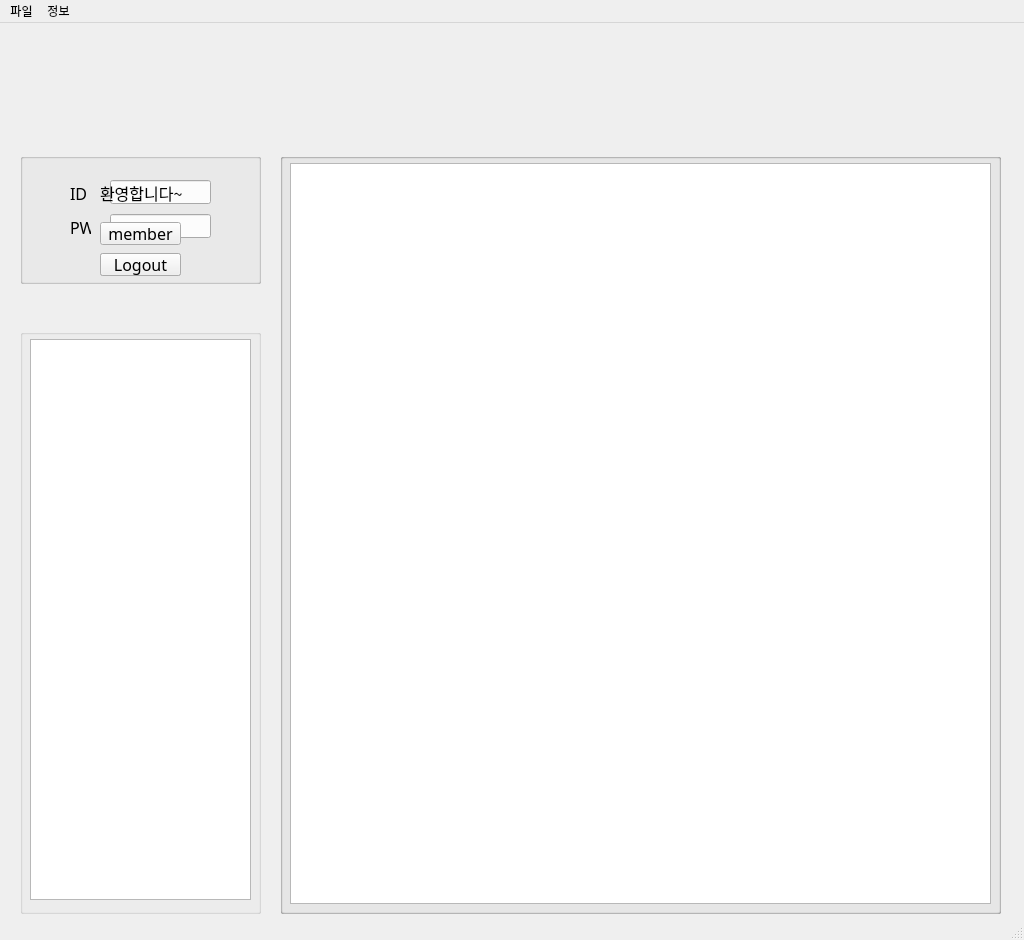
<?xml version="1.0" encoding="UTF-8"?>
<ui version="4.0">
 <class>DB_project</class>
 <widget class="QMainWindow" name="DB_project">
  <property name="geometry">
   <rect>
    <x>0</x>
    <y>0</y>
    <width>1024</width>
    <height>940</height>
   </rect>
  </property>
  <property name="minimumSize">
   <size>
    <width>1024</width>
    <height>940</height>
   </size>
  </property>
  <property name="maximumSize">
   <size>
    <width>1024</width>
    <height>940</height>
   </size>
  </property>
  <property name="windowTitle">
   <string>DB_project</string>
  </property>
  <property name="styleSheet">
   <string notr="true"/>
  </property>
  <widget class="QWidget" name="centralWidget">
   <widget class="QGroupBox" name="login_group">
    <property name="enabled">
     <bool>true</bool>
    </property>
    <property name="geometry">
     <rect>
      <x>20</x>
      <y>130</y>
      <width>241</width>
      <height>131</height>
     </rect>
    </property>
    <property name="title">
     <string/>
    </property>
    <widget class="QLabel" name="id_lab">
     <property name="geometry">
      <rect>
       <x>50</x>
       <y>32</y>
       <width>21</width>
       <height>16</height>
      </rect>
     </property>
     <property name="font">
      <font>
       <family>Blippo Blk BT</family>
       <pointsize>12</pointsize>
      </font>
     </property>
     <property name="text">
      <string>ID</string>
     </property>
    </widget>
    <widget class="QLabel" name="pw_lab">
     <property name="geometry">
      <rect>
       <x>50</x>
       <y>66</y>
       <width>21</width>
       <height>16</height>
      </rect>
     </property>
     <property name="font">
      <font>
       <family>Blippo Blk BT</family>
       <pointsize>12</pointsize>
      </font>
     </property>
     <property name="text">
      <string>PW</string>
     </property>
    </widget>
    <widget class="QPushButton" name="login_btn">
     <property name="geometry">
      <rect>
       <x>80</x>
       <y>100</y>
       <width>81</width>
       <height>23</height>
      </rect>
     </property>
     <property name="font">
      <font>
       <family>Blippo Blk BT</family>
       <pointsize>12</pointsize>
      </font>
     </property>
     <property name="cursor">
      <cursorShape>PointingHandCursor</cursorShape>
     </property>
     <property name="text">
      <string>Login</string>
     </property>
    </widget>
    <widget class="QLineEdit" name="id_txt">
     <property name="geometry">
      <rect>
       <x>90</x>
       <y>27</y>
       <width>101</width>
       <height>24</height>
      </rect>
     </property>
     <property name="font">
      <font>
       <family>나눔바른고딕</family>
      </font>
     </property>
     <property name="echoMode">
      <enum>QLineEdit::Normal</enum>
     </property>
    </widget>
    <widget class="QLineEdit" name="pw_txt">
     <property name="geometry">
      <rect>
       <x>90</x>
       <y>61</y>
       <width>101</width>
       <height>24</height>
      </rect>
     </property>
     <property name="font">
      <font>
       <family>나눔바른고딕</family>
      </font>
     </property>
     <property name="echoMode">
      <enum>QLineEdit::Password</enum>
     </property>
    </widget>
   </widget>
   <widget class="QGroupBox" name="inbody_info_1">
    <property name="geometry">
     <rect>
      <x>280</x>
      <y>130</y>
      <width>721</width>
      <height>761</height>
     </rect>
    </property>
    <property name="title">
     <string/>
    </property>
    <widget class="QLabel" name="inbody_img">
     <property name="geometry">
      <rect>
       <x>10</x>
       <y>13</y>
       <width>701</width>
       <height>741</height>
      </rect>
     </property>
     <property name="autoFillBackground">
      <bool>false</bool>
     </property>
     <property name="styleSheet">
      <string notr="true"/>
     </property>
     <property name="text">
      <string/>
     </property>
    </widget>
   </widget>
   <widget class="QGroupBox" name="guest_list">
    <property name="geometry">
     <rect>
      <x>20</x>
      <y>306</y>
      <width>241</width>
      <height>585</height>
     </rect>
    </property>
    <property name="title">
     <string/>
    </property>
    <widget class="QTableView" name="guest_table">
     <property name="geometry">
      <rect>
       <x>10</x>
       <y>10</y>
       <width>221</width>
       <height>561</height>
      </rect>
     </property>
     <property name="baseSize">
      <size>
       <width>1000</width>
       <height>0</height>
      </size>
     </property>
     <property name="font">
      <font>
       <family>나눔바른고딕</family>
      </font>
     </property>
     <property name="autoScrollMargin">
      <number>15</number>
     </property>
     <property name="selectionMode">
      <enum>QAbstractItemView::SingleSelection</enum>
     </property>
     <property name="selectionBehavior">
      <enum>QAbstractItemView::SelectRows</enum>
     </property>
     <property name="iconSize">
      <size>
       <width>0</width>
       <height>0</height>
      </size>
     </property>
     <attribute name="horizontalHeaderDefaultSectionSize">
      <number>65</number>
     </attribute>
    </widget>
   </widget>
   <widget class="QGroupBox" name="s_login_group">
    <property name="geometry">
     <rect>
      <x>20</x>
      <y>130</y>
      <width>241</width>
      <height>131</height>
     </rect>
    </property>
    <property name="title">
     <string/>
    </property>
    <widget class="QLabel" name="id_lab_5">
     <property name="geometry">
      <rect>
       <x>80</x>
       <y>15</y>
       <width>91</width>
       <height>50</height>
      </rect>
     </property>
     <property name="font">
      <font>
       <family>Blippo Blk BT</family>
       <pointsize>12</pointsize>
      </font>
     </property>
     <property name="text">
      <string>환영합니다~</string>
     </property>
    </widget>
    <widget class="QPushButton" name="login_btn_5">
     <property name="geometry">
      <rect>
       <x>80</x>
       <y>100</y>
       <width>81</width>
       <height>23</height>
      </rect>
     </property>
     <property name="font">
      <font>
       <family>Blippo Blk BT</family>
       <pointsize>12</pointsize>
      </font>
     </property>
     <property name="cursor">
      <cursorShape>PointingHandCursor</cursorShape>
     </property>
     <property name="text">
      <string>Logout</string>
     </property>
    </widget>
    <widget class="QPushButton" name="add_member_btn">
     <property name="geometry">
      <rect>
       <x>80</x>
       <y>69</y>
       <width>81</width>
       <height>23</height>
      </rect>
     </property>
     <property name="font">
      <font>
       <family>Blippo Blk BT</family>
       <pointsize>12</pointsize>
      </font>
     </property>
     <property name="cursor">
      <cursorShape>PointingHandCursor</cursorShape>
     </property>
     <property name="text">
      <string>member</string>
     </property>
    </widget>
   </widget>
   <widget class="QGroupBox" name="inbody_info_2">
    <property name="geometry">
     <rect>
      <x>280</x>
      <y>130</y>
      <width>721</width>
      <height>761</height>
     </rect>
    </property>
    <property name="title">
     <string/>
    </property>
    <widget class="QLabel" name="inbody_paper">
     <property name="enabled">
      <bool>true</bool>
     </property>
     <property name="geometry">
      <rect>
       <x>88</x>
       <y>13</y>
       <width>701</width>
       <height>741</height>
      </rect>
     </property>
     <property name="text">
      <string/>
     </property>
    </widget>
    <widget class="QProgressBar" name="weight_progressBar">
     <property name="geometry">
      <rect>
       <x>190</x>
       <y>275</y>
       <width>330</width>
       <height>10</height>
      </rect>
     </property>
     <property name="maximum">
      <number>210</number>
     </property>
     <property name="value">
      <number>0</number>
     </property>
     <property name="textVisible">
      <bool>false</bool>
     </property>
    </widget>
    <widget class="QProgressBar" name="s_muscle_progressBar">
     <property name="geometry">
      <rect>
       <x>190</x>
       <y>305</y>
       <width>330</width>
       <height>10</height>
      </rect>
     </property>
     <property name="maximum">
      <number>180</number>
     </property>
     <property name="value">
      <number>0</number>
     </property>
     <property name="textVisible">
      <bool>false</bool>
     </property>
    </widget>
    <widget class="QProgressBar" name="body_fat_progressBar">
     <property name="geometry">
      <rect>
       <x>190</x>
       <y>335</y>
       <width>330</width>
       <height>10</height>
      </rect>
     </property>
     <property name="maximum">
      <number>580</number>
     </property>
     <property name="value">
      <number>0</number>
     </property>
     <property name="textVisible">
      <bool>false</bool>
     </property>
    </widget>
    <widget class="QProgressBar" name="bmi_progressBar">
     <property name="geometry">
      <rect>
       <x>190</x>
       <y>405</y>
       <width>330</width>
       <height>10</height>
      </rect>
     </property>
     <property name="maximum">
      <number>60</number>
     </property>
     <property name="value">
      <number>0</number>
     </property>
     <property name="textVisible">
      <bool>false</bool>
     </property>
    </widget>
    <widget class="QProgressBar" name="p_body_fat_progressBar">
     <property name="geometry">
      <rect>
       <x>190</x>
       <y>435</y>
       <width>330</width>
       <height>10</height>
      </rect>
     </property>
     <property name="maximum">
      <number>63</number>
     </property>
     <property name="value">
      <number>0</number>
     </property>
     <property name="textVisible">
      <bool>false</bool>
     </property>
    </widget>
    <widget class="QProgressBar" name="waist_hip_progressBar">
     <property name="geometry">
      <rect>
       <x>190</x>
       <y>467</y>
       <width>330</width>
       <height>10</height>
      </rect>
     </property>
     <property name="maximum">
      <number>1</number>
     </property>
     <property name="value">
      <number>0</number>
     </property>
     <property name="textVisible">
      <bool>false</bool>
     </property>
    </widget>
    <widget class="QProgressBar" name="righta_progressBar">
     <property name="geometry">
      <rect>
       <x>193</x>
       <y>540</y>
       <width>241</width>
       <height>10</height>
      </rect>
     </property>
     <property name="maximum">
      <number>200</number>
     </property>
     <property name="value">
      <number>0</number>
     </property>
     <property name="textVisible">
      <bool>false</bool>
     </property>
    </widget>
    <widget class="QProgressBar" name="lefta_progressBar">
     <property name="geometry">
      <rect>
       <x>193</x>
       <y>585</y>
       <width>241</width>
       <height>10</height>
      </rect>
     </property>
     <property name="maximum">
      <number>200</number>
     </property>
     <property name="value">
      <number>0</number>
     </property>
     <property name="textVisible">
      <bool>false</bool>
     </property>
    </widget>
    <widget class="QProgressBar" name="body_progressBar">
     <property name="geometry">
      <rect>
       <x>193</x>
       <y>630</y>
       <width>241</width>
       <height>10</height>
      </rect>
     </property>
     <property name="maximum">
      <number>150</number>
     </property>
     <property name="value">
      <number>0</number>
     </property>
     <property name="textVisible">
      <bool>false</bool>
     </property>
    </widget>
    <widget class="QProgressBar" name="rightf_progressBar">
     <property name="geometry">
      <rect>
       <x>193</x>
       <y>680</y>
       <width>241</width>
       <height>10</height>
      </rect>
     </property>
     <property name="maximum">
      <number>150</number>
     </property>
     <property name="value">
      <number>0</number>
     </property>
     <property name="textVisible">
      <bool>false</bool>
     </property>
    </widget>
    <widget class="QProgressBar" name="leftf_progressBar">
     <property name="geometry">
      <rect>
       <x>193</x>
       <y>720</y>
       <width>241</width>
       <height>10</height>
      </rect>
     </property>
     <property name="maximum">
      <number>150</number>
     </property>
     <property name="value">
      <number>0</number>
     </property>
     <property name="textVisible">
      <bool>false</bool>
     </property>
    </widget>
    <widget class="QLabel" name="ID_label">
     <property name="geometry">
      <rect>
       <x>120</x>
       <y>40</y>
       <width>56</width>
       <height>12</height>
      </rect>
     </property>
     <property name="text">
      <string/>
     </property>
    </widget>
    <widget class="QLabel" name="AGE_label">
     <property name="geometry">
      <rect>
       <x>230</x>
       <y>40</y>
       <width>60</width>
       <height>12</height>
      </rect>
     </property>
     <property name="text">
      <string/>
     </property>
    </widget>
    <widget class="QLabel" name="HEIGHT_label">
     <property name="geometry">
      <rect>
       <x>310</x>
       <y>40</y>
       <width>56</width>
       <height>12</height>
      </rect>
     </property>
     <property name="text">
      <string/>
     </property>
    </widget>
    <widget class="QLabel" name="GENDER_label">
     <property name="geometry">
      <rect>
       <x>370</x>
       <y>40</y>
       <width>56</width>
       <height>12</height>
      </rect>
     </property>
     <property name="text">
      <string/>
     </property>
    </widget>
    <widget class="QLabel" name="date_time_label">
     <property name="geometry">
      <rect>
       <x>420</x>
       <y>40</y>
       <width>141</width>
       <height>12</height>
      </rect>
     </property>
     <property name="text">
      <string/>
     </property>
    </widget>
    <widget class="QLabel" name="wicell_label">
     <property name="geometry">
      <rect>
       <x>195</x>
       <y>102</y>
       <width>56</width>
       <height>12</height>
      </rect>
     </property>
     <property name="text">
      <string/>
     </property>
    </widget>
    <widget class="QLabel" name="wocell_label">
     <property name="geometry">
      <rect>
       <x>195</x>
       <y>127</y>
       <width>56</width>
       <height>12</height>
      </rect>
     </property>
     <property name="text">
      <string/>
     </property>
    </widget>
    <widget class="QLabel" name="protein_label">
     <property name="geometry">
      <rect>
       <x>195</x>
       <y>153</y>
       <width>56</width>
       <height>12</height>
      </rect>
     </property>
     <property name="text">
      <string/>
     </property>
    </widget>
    <widget class="QLabel" name="mineral_label">
     <property name="geometry">
      <rect>
       <x>195</x>
       <y>177</y>
       <width>56</width>
       <height>12</height>
      </rect>
     </property>
     <property name="text">
      <string/>
     </property>
    </widget>
    <widget class="QLabel" name="body_fat_label">
     <property name="geometry">
      <rect>
       <x>195</x>
       <y>203</y>
       <width>56</width>
       <height>12</height>
      </rect>
     </property>
     <property name="text">
      <string/>
     </property>
    </widget>
    <widget class="QLabel" name="Wbody_label">
     <property name="geometry">
      <rect>
       <x>260</x>
       <y>110</y>
       <width>56</width>
       <height>12</height>
      </rect>
     </property>
     <property name="text">
      <string/>
     </property>
    </widget>
    <widget class="QLabel" name="muscle_label">
     <property name="geometry">
      <rect>
       <x>330</x>
       <y>130</y>
       <width>56</width>
       <height>12</height>
      </rect>
     </property>
     <property name="text">
      <string/>
     </property>
    </widget>
    <widget class="QLabel" name="osseous_label">
     <property name="geometry">
      <rect>
       <x>310</x>
       <y>180</y>
       <width>56</width>
       <height>12</height>
      </rect>
     </property>
     <property name="text">
      <string/>
     </property>
    </widget>
    <widget class="QLabel" name="add_body_fat_label">
     <property name="geometry">
      <rect>
       <x>400</x>
       <y>130</y>
       <width>56</width>
       <height>12</height>
      </rect>
     </property>
     <property name="text">
      <string/>
     </property>
    </widget>
    <widget class="QLabel" name="weight_label">
     <property name="geometry">
      <rect>
       <x>480</x>
       <y>150</y>
       <width>31</width>
       <height>16</height>
      </rect>
     </property>
     <property name="text">
      <string/>
     </property>
    </widget>
    <widget class="QLabel" name="NR_wicell_label">
     <property name="geometry">
      <rect>
       <x>530</x>
       <y>100</y>
       <width>71</width>
       <height>16</height>
      </rect>
     </property>
     <property name="text">
      <string/>
     </property>
    </widget>
    <widget class="QLabel" name="NR_wocell_label">
     <property name="geometry">
      <rect>
       <x>530</x>
       <y>125</y>
       <width>71</width>
       <height>16</height>
      </rect>
     </property>
     <property name="text">
      <string/>
     </property>
    </widget>
    <widget class="QLabel" name="NR_protein_label">
     <property name="geometry">
      <rect>
       <x>530</x>
       <y>150</y>
       <width>71</width>
       <height>16</height>
      </rect>
     </property>
     <property name="text">
      <string/>
     </property>
    </widget>
    <widget class="QLabel" name="NR_mineral_label">
     <property name="geometry">
      <rect>
       <x>530</x>
       <y>175</y>
       <width>71</width>
       <height>16</height>
      </rect>
     </property>
     <property name="text">
      <string/>
     </property>
    </widget>
    <widget class="QLabel" name="NR_body_fat_label">
     <property name="geometry">
      <rect>
       <x>530</x>
       <y>200</y>
       <width>71</width>
       <height>16</height>
      </rect>
     </property>
     <property name="text">
      <string/>
     </property>
    </widget>
    <widget class="QLabel" name="NR_weight_label">
     <property name="geometry">
      <rect>
       <x>530</x>
       <y>265</y>
       <width>71</width>
       <height>16</height>
      </rect>
     </property>
     <property name="text">
      <string/>
     </property>
    </widget>
    <widget class="QLabel" name="NR_s_muscle_label">
     <property name="geometry">
      <rect>
       <x>530</x>
       <y>295</y>
       <width>71</width>
       <height>16</height>
      </rect>
     </property>
     <property name="text">
      <string/>
     </property>
    </widget>
    <widget class="QLabel" name="NR_body_fat_label_2">
     <property name="geometry">
      <rect>
       <x>530</x>
       <y>325</y>
       <width>71</width>
       <height>16</height>
      </rect>
     </property>
     <property name="text">
      <string/>
     </property>
    </widget>
    <widget class="QLabel" name="NR_bmi_label">
     <property name="geometry">
      <rect>
       <x>530</x>
       <y>395</y>
       <width>71</width>
       <height>16</height>
      </rect>
     </property>
     <property name="text">
      <string/>
     </property>
    </widget>
    <widget class="QLabel" name="NR_p_body_fat__label">
     <property name="geometry">
      <rect>
       <x>530</x>
       <y>425</y>
       <width>71</width>
       <height>16</height>
      </rect>
     </property>
     <property name="text">
      <string/>
     </property>
    </widget>
    <widget class="QLabel" name="NR_waist_hip__label">
     <property name="geometry">
      <rect>
       <x>530</x>
       <y>460</y>
       <width>71</width>
       <height>16</height>
      </rect>
     </property>
     <property name="text">
      <string/>
     </property>
    </widget>
    <widget class="QLabel" name="SE_righta_label">
     <property name="geometry">
      <rect>
       <x>450</x>
       <y>540</y>
       <width>31</width>
       <height>16</height>
      </rect>
     </property>
     <property name="text">
      <string/>
     </property>
    </widget>
    <widget class="QLabel" name="SE_righta_label_2">
     <property name="geometry">
      <rect>
       <x>490</x>
       <y>540</y>
       <width>31</width>
       <height>16</height>
      </rect>
     </property>
     <property name="text">
      <string/>
     </property>
    </widget>
    <widget class="QLabel" name="SE_lefta_label">
     <property name="geometry">
      <rect>
       <x>450</x>
       <y>580</y>
       <width>31</width>
       <height>16</height>
      </rect>
     </property>
     <property name="text">
      <string/>
     </property>
    </widget>
    <widget class="QLabel" name="SE_lefta_label_2">
     <property name="geometry">
      <rect>
       <x>490</x>
       <y>580</y>
       <width>31</width>
       <height>16</height>
      </rect>
     </property>
     <property name="text">
      <string/>
     </property>
    </widget>
    <widget class="QLabel" name="SE_body_label">
     <property name="geometry">
      <rect>
       <x>450</x>
       <y>625</y>
       <width>31</width>
       <height>16</height>
      </rect>
     </property>
     <property name="text">
      <string/>
     </property>
    </widget>
    <widget class="QLabel" name="SE_body_label_2">
     <property name="geometry">
      <rect>
       <x>490</x>
       <y>625</y>
       <width>31</width>
       <height>16</height>
      </rect>
     </property>
     <property name="text">
      <string/>
     </property>
    </widget>
    <widget class="QLabel" name="SE_rightf_label">
     <property name="geometry">
      <rect>
       <x>450</x>
       <y>670</y>
       <width>31</width>
       <height>16</height>
      </rect>
     </property>
     <property name="text">
      <string/>
     </property>
    </widget>
    <widget class="QLabel" name="SE_rightf_label_2">
     <property name="geometry">
      <rect>
       <x>490</x>
       <y>670</y>
       <width>31</width>
       <height>16</height>
      </rect>
     </property>
     <property name="text">
      <string/>
     </property>
    </widget>
    <widget class="QLabel" name="SE_leftf_label">
     <property name="geometry">
      <rect>
       <x>450</x>
       <y>715</y>
       <width>31</width>
       <height>16</height>
      </rect>
     </property>
     <property name="text">
      <string/>
     </property>
    </widget>
    <widget class="QLabel" name="SE_leftf_label_2">
     <property name="geometry">
      <rect>
       <x>490</x>
       <y>715</y>
       <width>31</width>
       <height>16</height>
      </rect>
     </property>
     <property name="text">
      <string/>
     </property>
    </widget>
    <widget class="QLabel" name="edema_label">
     <property name="geometry">
      <rect>
       <x>530</x>
       <y>720</y>
       <width>31</width>
       <height>16</height>
      </rect>
     </property>
     <property name="text">
      <string/>
     </property>
    </widget>
    <widget class="QLabel" name="edema_label_2">
     <property name="geometry">
      <rect>
       <x>570</x>
       <y>720</y>
       <width>31</width>
       <height>16</height>
      </rect>
     </property>
     <property name="text">
      <string/>
     </property>
    </widget>
   </widget>
   <widget class="QGroupBox" name="inbody_info_3">
    <property name="geometry">
     <rect>
      <x>280</x>
      <y>130</y>
      <width>721</width>
      <height>761</height>
     </rect>
    </property>
    <property name="title">
     <string/>
    </property>
    <widget class="QTableView" name="inbody_info_list">
     <property name="geometry">
      <rect>
       <x>10</x>
       <y>10</y>
       <width>701</width>
       <height>741</height>
      </rect>
     </property>
     <property name="font">
      <font>
       <family>나눔바른고딕</family>
      </font>
     </property>
     <property name="selectionMode">
      <enum>QAbstractItemView::SingleSelection</enum>
     </property>
     <property name="selectionBehavior">
      <enum>QAbstractItemView::SelectRows</enum>
     </property>
     <attribute name="horizontalHeaderDefaultSectionSize">
      <number>300</number>
     </attribute>
    </widget>
   </widget>
  </widget>
  <widget class="QMenuBar" name="menuBar">
   <property name="geometry">
    <rect>
     <x>0</x>
     <y>0</y>
     <width>1024</width>
     <height>21</height>
    </rect>
   </property>
   <widget class="QMenu" name="menu">
    <property name="title">
     <string>파일</string>
    </property>
   </widget>
   <widget class="QMenu" name="menu_2">
    <property name="title">
     <string>정보</string>
    </property>
   </widget>
   <addaction name="menu"/>
   <addaction name="menu_2"/>
  </widget>
  <widget class="QStatusBar" name="statusBar"/>
 </widget>
 <layoutdefault spacing="6" margin="11"/>
 <resources/>
 <connections/>
</ui>
